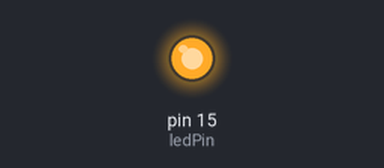
Simulated run of this sketch. Board: Arduino Uno, built with avr-gcc and run on an emulated ATmega328P. Parts: output pins drawn as LEDs (lit = HIGH).

Above: at 1.8 s.
At 5.5 s:
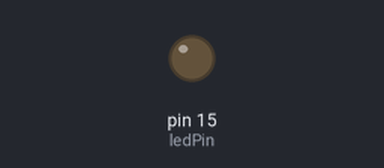
Timing chart, 0 to 7.7 s (numbered marks = the images above):
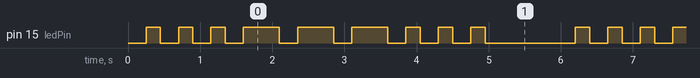

Measured:
- by itself, pin 15 (ledPin): repeats every 6.0 s: 2 × (LOW 0.25 s, HIGH 0.20 s), 3 × (LOW 0.25 s, HIGH 0.50 s), 3 × (LOW 0.25 s, HIGH 0.20 s), LOW 1.3 s, HIGH 0.20 s
- by itself, everything shown: repeats every 6.0 s, in 18 steps

The sketch:

morse_code.ino
```cpp
const int ledPin = 15;

void setup() {
  // put your setup code here, to run once:
  pinMode(ledPin, OUTPUT);
}

void loop() {
  // put your main code here, to run repeatedly:
  morse_s();
  morse_o();
  morse_s();
  digitalWrite(ledPin, LOW);
  delay(1000);
}

void morse_s(){
  digitalWrite(ledPin, LOW);
  delay(250);
  digitalWrite(ledPin, HIGH);
  delay(200);
  digitalWrite(ledPin, LOW);
  delay(250);
  digitalWrite(ledPin, HIGH);
  delay(200);
  digitalWrite(ledPin, LOW);
  delay(250);
  digitalWrite(ledPin, HIGH);
  delay(200);
  }

 void morse_o(){
   digitalWrite(ledPin, LOW);
  delay(250);
  digitalWrite(ledPin, HIGH);
  delay(500);
  digitalWrite(ledPin, LOW);
  delay(250);
  digitalWrite(ledPin, HIGH);
  delay(500);
  digitalWrite(ledPin, LOW);
  delay(250);
  digitalWrite(ledPin, HIGH);
  delay(500);
 }
```
